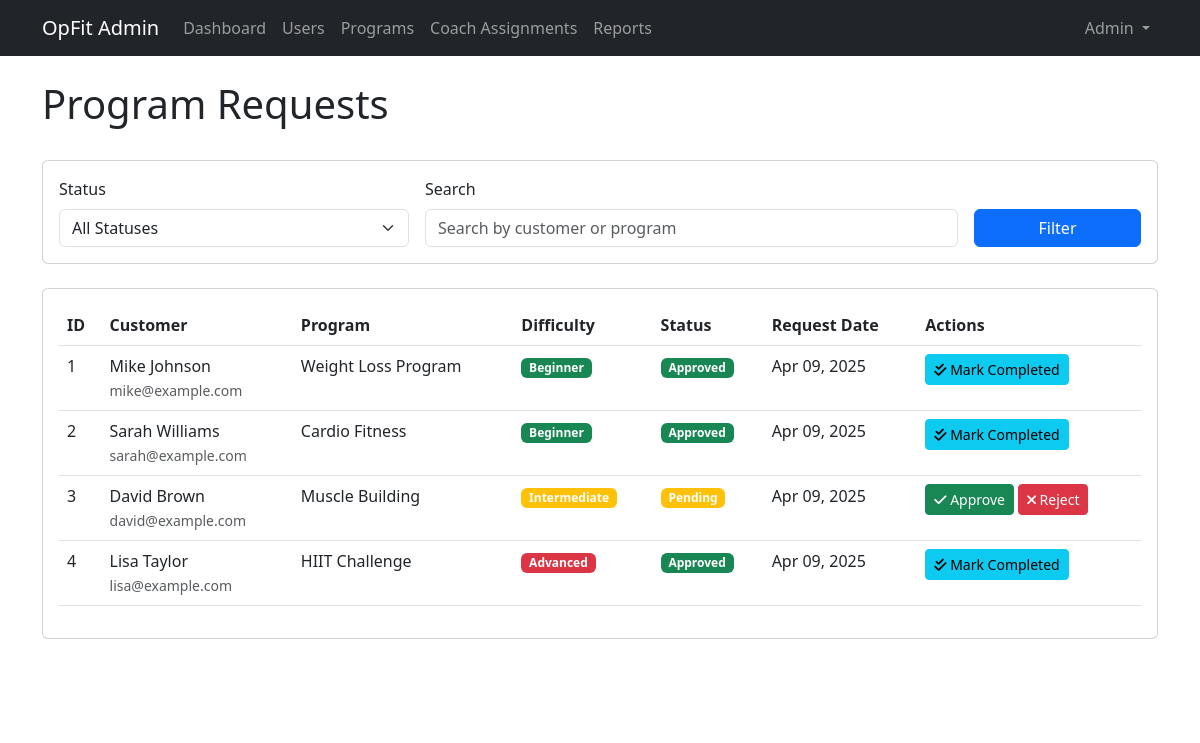
The app's page /admin/requests.php (signed in) with its own data.
### tables this page shows
CREATE TABLE IF NOT EXISTS customer_programs (
    id INT AUTO_INCREMENT PRIMARY KEY,
    customer_id INT NOT NULL,
    program_id INT NOT NULL,
    status ENUM('pending', 'approved', 'rejected', 'completed') DEFAULT 'pending',
    created_at TIMESTAMP DEFAULT CURRENT_TIMESTAMP,
    updated_at TIMESTAMP DEFAULT CURRENT_TIMESTAMP ON UPDATE CURRENT_TIMESTAMP,
    FOREIGN KEY (customer_id) REFERENCES users(id) ON DELETE CASCADE,
    FOREIGN KEY (program_id) REFERENCES programs(id) ON DELETE CASCADE
);

CREATE TABLE IF NOT EXISTS users (
    id INT AUTO_INCREMENT PRIMARY KEY,
    name VARCHAR(100) NOT NULL,
    email VARCHAR(100) NOT NULL UNIQUE,
    password VARCHAR(255) NOT NULL,
    user_type ENUM('customer', 'coach', 'admin') NOT NULL,
    created_at TIMESTAMP DEFAULT CURRENT_TIMESTAMP,
    updated_at TIMESTAMP DEFAULT CURRENT_TIMESTAMP ON UPDATE CURRENT_TIMESTAMP
);

CREATE TABLE IF NOT EXISTS programs (
    id INT AUTO_INCREMENT PRIMARY KEY,
    name VARCHAR(100) NOT NULL,
    description TEXT,
    difficulty ENUM('beginner', 'intermediate', 'advanced') NOT NULL,
    duration INT NOT NULL COMMENT 'Duration in weeks',
    created_at TIMESTAMP DEFAULT CURRENT_TIMESTAMP,
    updated_at TIMESTAMP DEFAULT CURRENT_TIMESTAMP ON UPDATE CURRENT_TIMESTAMP
);

### admin/requests.php (the view, shortened to what this page needs)
<?php
include_once '../includes/db_connect.php';
$user_name = $_SESSION['user_name'];
$search = isset($_GET['search']) ? $_GET['search'] : '';
$query = "SELECT cp.*, u.name as customer_name, u.email as customer_email, p.name as program_name, p.difficulty
          FROM customer_programs cp
          JOIN users u ON cp.customer_id = u.id
          JOIN programs p ON cp.program_id = p.id";
$query .= " ORDER BY cp.created_at DESC";
$result = mysqli_query($conn, $query);
?>
<!DOCTYPE html>
<html lang="en">
<head>
    <link rel="stylesheet" href="../css/style.css">
    <link href="https://cdn.jsdelivr.net/npm/bootstrap@5.3.0/dist/css/bootstrap.min.css" rel="stylesheet">
    <link rel="stylesheet" href="https://cdnjs.cloudflare.com/ajax/libs/font-awesome/6.0.0-beta3/css/all.min.css">
</head>
<body>
    <nav class="navbar navbar-expand-lg navbar-dark bg-dark">
        <div class="container">
            <a class="navbar-brand" href="dashboard.php">OpFit Admin</a>
            <div class="collapse navbar-collapse" id="navbarNav">
                <ul class="navbar-nav me-auto">
                    <li class="nav-item">
                        <a class="nav-link" href="dashboard.php">Dashboard</a>
                    </li>
                    <li class="nav-item">
                        <a class="nav-link" href="users.php">Users</a>
                    </li>
                    <li class="nav-item">
                        <a class="nav-link" href="programs.php">Programs</a>
                    </li>
                    <li class="nav-item">
                        <a class="nav-link" href="assignments.php">Coach Assignments</a>
                    </li>
                    <li class="nav-item">
                        <a class="nav-link" href="reports.php">Reports</a>
                    </li>
                </ul>
                <ul class="navbar-nav ms-auto">
                    <li class="nav-item dropdown">
                        <a class="nav-link dropdown-toggle" href="#" id="navbarDropdown" role="button" data-bs-toggle="dropdown">
                            <?php echo $user_name; ?>
                        </a>
                    </li>
                </ul>
            </div>
        </div>
    </nav>
    <div class="container mt-4">
        <div class="row mb-4">
            <div class="col-md-6">
                <h1>Program Requests</h1>
            </div>
        </div>
        <div class="card mb-4">
            <div class="card-body">
                <form action="requests.php" method="get" class="row g-3">
                    <div class="col-md-4">
                        <label for="status" class="form-label">Status</label>
                        <select name="status" id="status" class="form-select">
                            <option value="">All Statuses</option>
                        </select>
                    </div>
                    <div class="col-md-6">
                        <label for="search" class="form-label">Search</label>
                        <input type="text" class="form-control" id="search" name="search" placeholder="Search by customer or program" value="<?php echo $search; ?>">
                    </div>
                    <div class="col-md-2 d-flex align-items-end">
                        <button type="submit" class="btn btn-primary w-100">Filter</button>
                    </div>
                </form>
            </div>
        </div>
        <div class="card">
            <div class="card-body">
                <div class="table-responsive">
                    <table class="table table-hover">
                        <thead>
                            <tr>
                                <th>ID</th>
                                <th>Customer</th>
                                <th>Program</th>
                                <th>Difficulty</th>
                                <th>Status</th>
                                <th>Request Date</th>
                                <th>Actions</th>
                            </tr>
                        </thead>
                        <tbody>
                            <?php if (mysqli_num_rows($result) > 0): ?>
                                <?php while ($request = mysqli_fetch_assoc($result)): ?>
                                    <tr>
                                        <td><?php echo $request['id']; ?></td>
                                        <td>
                                            <div><?php echo $request['customer_name']; ?></div>
                                            <small class="text-muted"><?php echo $request['customer_email']; ?></small>
                                        </td>
                                        <td><?php echo $request['program_name']; ?></td>
                                        <td>
                                            <?php if ($request['difficulty'] == 'beginner'): ?>
                                                <span class="badge bg-success">Beginner</span>
                                            <?php elseif ($request['difficulty'] == 'intermediate'): ?>
                                                <span class="badge bg-warning">Intermediate</span>
                                            <?php elseif ($request['difficulty'] == 'advanced'): ?>
                                                <span class="badge bg-danger">Advanced</span>
                                            <?php endif; ?>
                                        </td>
                                        <td>
                                            <?php if ($request['status'] == 'pending'): ?>
                                                <span class="badge bg-warning">Pending</span>
                                            <?php elseif ($request['status'] == 'approved'): ?>
                                                <span class="badge bg-success">Approved</span>
                                            <?php elseif ($request['status'] == 'rejected'): ?>
                                                <span class="badge bg-danger">Rejected</span>
                                            <?php elseif ($request['status'] == 'completed'): ?>
                                                <span class="badge bg-info">Completed</span>
                                            <?php endif; ?>
                                        </td>
                                        <td><?php echo date('M d, Y', strtotime($request['created_at'])); ?></td>
                                        <td>
                                            <?php if ($request['status'] == 'pending'): ?>
                                                <a href="requests.php?action=approve&id=<?php echo $request['id']; ?>" class="btn btn-sm btn-success">
                                                    <i class="fas fa-check"></i> Approve
                                                </a>
                                                <a href="requests.php?action=reject&id=<?php echo $request['id']; ?>" class="btn btn-sm btn-danger">
                                                    <i class="fas fa-times"></i> Reject
                                                </a>
                                            <?php elseif ($request['status'] == 'approved'): ?>
                                                <a href="requests.php?action=complete&id=<?php echo $request['id']; ?>" class="btn btn-sm btn-info">
                                                    <i class="fas fa-check-double"></i> Mark Completed
                                                </a>
                                            <?php else: ?>
                                                <button class="btn btn-sm btn-secondary" disabled>No Actions</button>
                                            <?php endif; ?>
                                        </td>
                                    </tr>
                                <?php endwhile; ?>
                            <?php else: ?>
                                <tr>
                                    <td colspan="7" class="text-center">No requests found</td>
                                </tr>
                            <?php endif; ?>
                        </tbody>
                    </table>
                </div>
            </div>
        </div>
    </div>
    <?php include_once '../includes/footer.php'; ?>
</body>
</html>

### records on screen
customer_programs: id "1", customer.name "Mike Johnson", customer.email "mike@example.com", program.name "Weight Loss Program", shows "Beginner", status "Approved", created_at "Apr 09, 2025"
customer_programs: id "2", customer.name "Sarah Williams", customer.email "sarah@example.com", program.name "Cardio Fitness", shows "Beginner", status "Approved", created_at "Apr 09, 2025"
customer_programs: id "3", customer.name "David Brown", customer.email "david@example.com", program.name "Muscle Building", shows "Intermediate", status "Pending", created_at "Apr 09, 2025"
customer_programs: id "4", customer.name "Lisa Taylor", customer.email "lisa@example.com", program.name "HIIT Challenge", shows "Advanced", status "Approved", created_at "Apr 09, 2025"

### other values on screen
$user_name "Admin"
